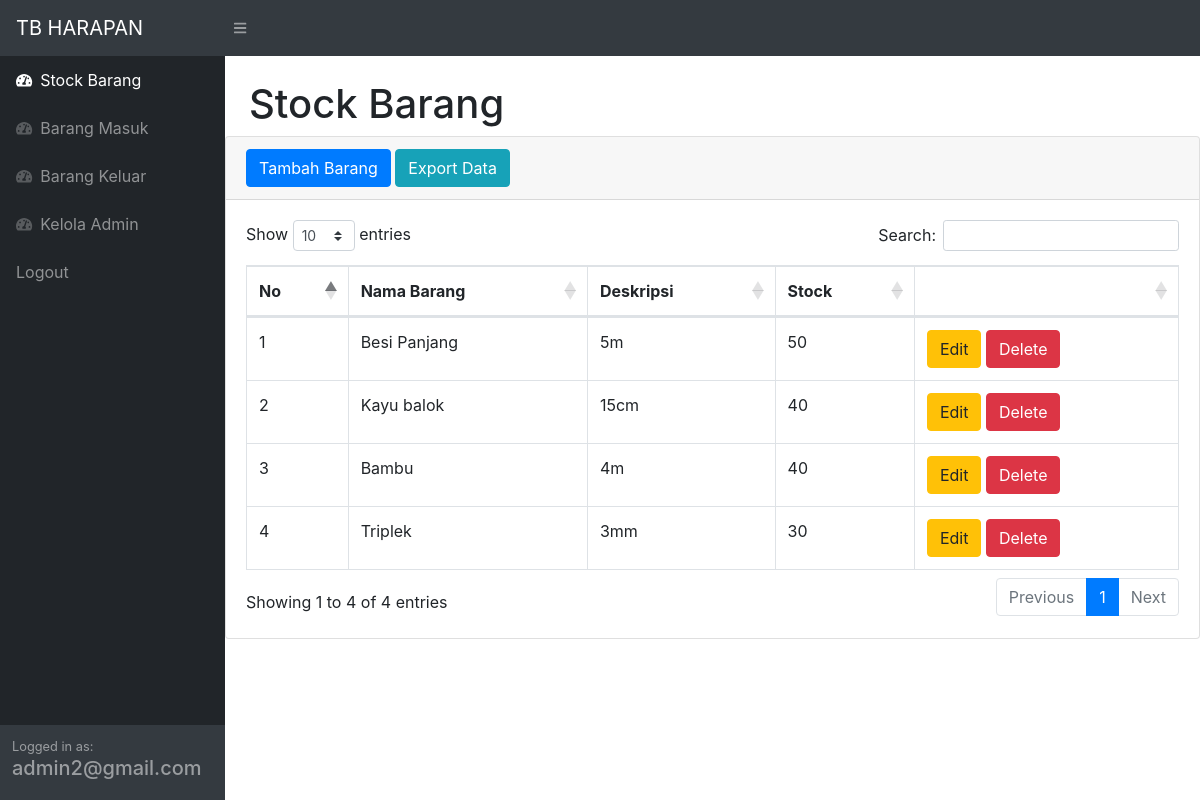
The page /index.php (signed in) on the database its author committed.
### tables this page shows
CREATE TABLE `stock` (
  `idbarang` int(11) NOT NULL,
  `namabarang` varchar(30) NOT NULL,
  `deskripsi` varchar(30) NOT NULL,
  `stock` int(11) NOT NULL
);

### index.php (the view, shortened to what this page needs)
<?php
    require 'function.php';
    $email = $_SESSION['email'];
?>
<!DOCTYPE html>
<html lang="en">
    <head>
        <link href="css/styles.css" rel="stylesheet" />
        <link href="https://cdn.datatables.net/1.10.20/css/dataTables.bootstrap4.min.css" rel="stylesheet" />
    </head>
    <body class="sb-nav-fixed">
        <nav class="sb-topnav navbar navbar-expand navbar-dark bg-dark">
            <a class="navbar-brand" href="index.php">TB HARAPAN</a>
            <button class="btn btn-link btn-sm order-1 order-lg-0" id="sidebarToggle" href="#"><i class="fas fa-bars"></i></button>
        </nav>
        <div id="layoutSidenav">
            <div id="layoutSidenav_nav">
                <nav class="sb-sidenav accordion sb-sidenav-dark" id="sidenavAccordion">
                    <div class="sb-sidenav-menu">
                        <div class="nav">
                            <a class="nav-link" href="index.php">
                                <div class="sb-nav-link-icon"><i class="fas fa-tachometer-alt"></i></div>
                                Stock Barang
                            </a>
                            <a class="nav-link" href="masuk.php">
                                <div class="sb-nav-link-icon"><i class="fas fa-tachometer-alt"></i></div>
                                Barang Masuk
                            </a>
                            <a class="nav-link" href="keluar.php">
                                <div class="sb-nav-link-icon"><i class="fas fa-tachometer-alt"></i></div>
                                Barang Keluar
                            </a>
                            <a class="nav-link" href="admin.php">
                                <div class="sb-nav-link-icon"><i class="fas fa-tachometer-alt"></i></div>
                                Kelola Admin
                            </a>
                            <a  class="nav-link" href="logout.php">Logout
                            </a>
                        </div>
                    </div>
                    <div class="sb-sidenav-footer">
                        <div class="small">Logged in as:</div>
                        <h5><?=$email;?></h5>
                    </div>
                </nav>
            </div>
            <div id="layoutSidenav_content">
                <main>
                    <div class="container-fluid">
                        <h1 class="mt-4">Stock Barang </h1>
                        </div>
                        <div class="card mb-4">
                            <div class="card-header">
                                <button type="button" class="btn btn-primary" data-toggle="modal" data-target="#myModal">
                                    Tambah Barang
                                </button>
                                <a href="export.php"class="btn btn-info">Export Data </a>
                            </div>
                            <div class="card-body">
                                <div class="table-responsive">
                                    <table class="table table-bordered" id="dataTable" width="100%" cellspacing="0">
                                        <thead>
                                            <tr>
                                                <th>No</th>
                                                <th>Nama Barang</th>
                                                <th>Deskripsi</th>
                                                <th>Stock</th>
                                                <th> </th>
                                            </tr>
                                        </thead>
                                        <tbody>
                                                <?php
                                                    $ambilsemuadatastock = mysqli_query($conn,"select * from stock");
                                                        $i = 1;
                                                    while ($data=mysqli_fetch_array($ambilsemuadatastock)) {
                                                        $namabarang = $data['namabarang'];
                                                        $deskripsi = $data['deskripsi'];
                                                        $stock = $data['stock'];
                                                        $idb = $data['idbarang'];
                                                ?>
                                            <tr>
                                                <td><?=$i++;?></td>
                                                <td><?=$namabarang;?></td>
                                                <td><?=$deskripsi;?></td>
                                                <td><?=$stock;?></td>
                                                <td>
                                                    <button type="button" class="btn btn-warning" data-toggle="modal" data-target="#edit<?=$idb;?>">Edit</button>
                                                    <button type="button" class="btn btn-danger" data-toggle="modal" data-target="#delete<?=$idb;?>">Delete</button>
                                                </td>
                                            </tr>
                                            <?php
                                                 };
                                            ?>
                                        </tbody>
                                    </table>
                                </div>
                            </div>
                        </div>
                    </div>
            </div>
    </body>
</html>

### rows shown on the page
stock: namabarang "Besi Panjang", deskripsi "5m", stock "50"
stock: namabarang "Kayu balok", deskripsi "15cm", stock "40"
stock: namabarang "Bambu", deskripsi "4m", stock "40"
stock: namabarang "Triplek", deskripsi "3mm", stock "30"

### other values the page prints
$email "admin2@gmail.com"
